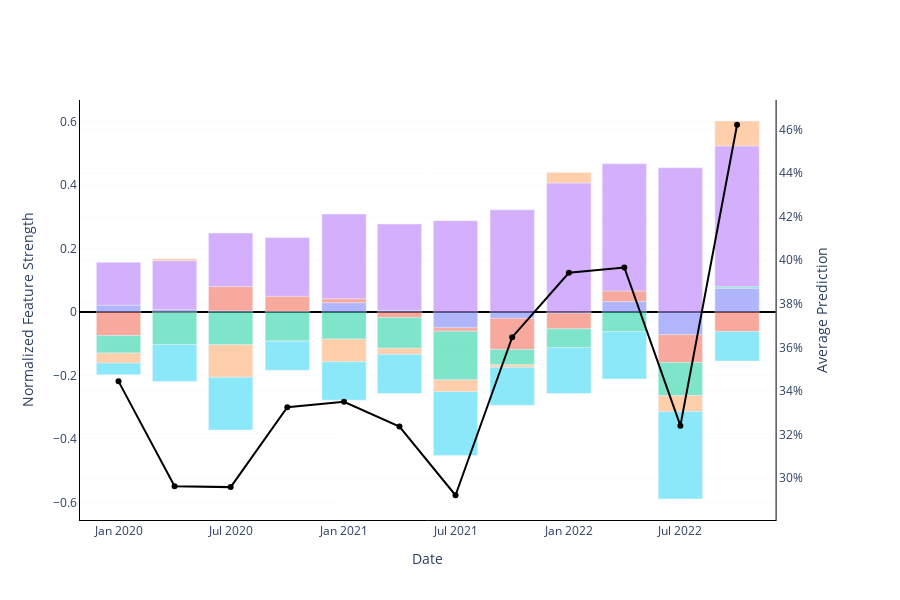

The code cell stored with this chart in its notebook:
### Code cell
# plot predictions and prediction explanations over time
date_col = 'Prediction_Point'
prep_and_plot_pe_over_time(melted, project_id, date_col, freq='QS', showlegend=False, max_features=6, height=600)

### Figure 1 — Plotly figure (JSON) as saved in the notebook; plotly's stock layout.template omitted (floating-point values rounded to 4 significant figures)
{"data": [{"marker": {"color": "Black", "size": 6}, "mode": "lines+markers", "name": "Average Prediction", "type": "scatter", "x": ["2020-01-01T00:00:00", "2020-04-01T00:00:00", "2020-07-01T00:00:00", "2020-10-01T00:00:00", "2021-01-01T00:00:00", "2021-04-01T00:00:00", "2021-07-01T00:00:00", "2021-10-01T00:00:00", "2022-01-01T00:00:00", "2022-04-01T00:00:00", "2022-07-01T00:00:00", "2022-10-01T00:00:00"], "xaxis": "x", "y": [0.3444, 0.2961, 0.2958, 0.3325, 0.335, 0.3236, 0.292, 0.3646, 0.3942, 0.3967, 0.324, 0.4623], "yaxis": "y2"}, {"customdata": [[12, 2.732, "Contract_Duration"], [18, 0.9328, "Contract_Duration"], [24, 0.3518, "Contract_Duration"], [12, 0.2069, "Contract_Duration"], [12, 3.516, "Contract_Duration"], [12, 0.6722, "Contract_Duration"], [24, -5.162, "Contract_Duration"], [24, -2.289, "Contract_Duration"], [24, -0.3733, "Contract_Duration"], [12, 3.632, "Contract_Duration"], [24, -8.992, "Contract_Duration"], [12, 3.426, "Contract_Duration"]], "hoverlabel": {"align": "left", "bgcolor": "white", "font": {"family": "Rockwell", "size": 16}}, "hovertemplate": "<br>Period</b>: %{x}<br>Feature</b>: %{customdata[2]}<br>Strength</b>: %{y: .2}<br>Median Value</b>: %{customdata[0]: .3}<extra></extra>", "marker": {"color": "#636EFA"}, "name": "Contract_Duration", "opacity": 0.5, "type": "bar", "x": ["2020-01-01T00:00:00", "2020-04-01T00:00:00", "2020-07-01T00:00:00", "2020-10-01T00:00:00", "2021-01-01T00:00:00", "2021-04-01T00:00:00", "2021-07-01T00:00:00", "2021-10-01T00:00:00", "2022-01-01T00:00:00", "2022-04-01T00:00:00", "2022-07-01T00:00:00", "2022-10-01T00:00:00"], "y": [0.02135, 0.007905, 0.003449, 0.001898, 0.02906, 0.004979, -0.04964, -0.0199, -0.003246, 0.03272, -0.07137, 0.07448]}, {"customdata": [["Tammi Manns", -9.486, "Customer_Succes_Manager"], ["Chastity Sorenson", -0.1093, "Customer_Succes_Manager"], ["Florine Hamer", 7.813, "Customer_Succes_Manager"], ["Kira Sharpe", 5.172, "Customer_Succes_Manager"], ["Junior Large", 1.536, "Customer_Succes_Manager"], ["Brandie Tam", -2.369, "Customer_Succes_Manager"], ["Tammi Manns", -1.114, "Customer_Succes_Manager"], ["Stevie Prieto", -11.27, "Customer_Succes_Manager"], ["Maura Jeter", -5.715, "Customer_Succes_Manager"], ["Stevie Prieto", 3.733, "Customer_Succes_Manager"], ["Tammi Manns", -11.07, "Customer_Succes_Manager"], ["Gale Newton", -2.821, "Customer_Succes_Manager"]], "hoverlabel": {"align": "left", "bgcolor": "white", "font": {"family": "Rockwell", "size": 16}}, "hovertemplate": "<br>Period</b>: %{x}<br>Feature</b>: %{customdata[2]}<br>Strength</b>: %{y: .2}<br>Most Frequent Value</b>: %{customdata[0]}<extra></extra>", "marker": {"color": "#EF553B"}, "name": "Customer_Succes_Manager", "opacity": 0.5, "type": "bar", "x": ["2020-01-01T00:00:00", "2020-04-01T00:00:00", "2020-07-01T00:00:00", "2020-10-01T00:00:00", "2021-01-01T00:00:00", "2021-04-01T00:00:00", "2021-07-01T00:00:00", "2021-10-01T00:00:00", "2022-01-01T00:00:00", "2022-04-01T00:00:00", "2022-07-01T00:00:00", "2022-10-01T00:00:00"], "y": [-0.07411, -0.0009261, 0.0766, 0.04745, 0.01269, -0.01755, -0.01071, -0.09799, -0.0497, 0.03363, -0.08787, -0.06132]}, {"customdata": [[1, -7.059, "Customers[Products_Purchased] (5 years unique count)"], [2, -11.97, "Customers[Products_Purchased] (5 years unique count)"], [2, -10.52, "Customers[Products_Purchased] (5 years unique count)"], [2, -10.01, "Customers[Products_Purchased] (5 years unique count)"], [2, -10.32, "Customers[Products_Purchased] (5 years unique count)"], [2, -13.03, "Customers[Products_Purchased] (5 years unique count)"], [2, -15.95, "Customers[Products_Purchased] (5 years unique count)"], [1, -5.572, "Customers[Products_Purchased] (5 years unique count)"], [2, -6.793, "Customers[Products_Purchased] (5 years unique count)"], [2, -6.839, "Customers[Products_Purchased] (5 years unique count)"], [2, -13.14, "Customers[Products_Purchased] (5 years unique count)"], [0, 0.2386, "Customers[Products_Purchased] (5 years unique count)"]], "hoverlabel": {"align": "left", "bgcolor": "white", "font": {"family": "Rockwell", "size": 16}}, "hovertemplate": "<br>Period</b>: %{x}<br>Feature</b>: %{customdata[2]}<br>Strength</b>: %{y: .2}<br>Median Value</b>: %{customdata[0]: .3}<extra></extra>", "marker": {"color": "#00CC96"}, "name": "Customers[Products_Purchased] (5 years unique count)", "opacity": 0.5, "type": "bar", "x": ["2020-01-01T00:00:00", "2020-04-01T00:00:00", "2020-07-01T00:00:00", "2020-10-01T00:00:00", "2021-01-01T00:00:00", "2021-04-01T00:00:00", "2021-07-01T00:00:00", "2021-10-01T00:00:00", "2022-01-01T00:00:00", "2022-04-01T00:00:00", "2022-07-01T00:00:00", "2022-10-01T00:00:00"], "y": [-0.05515, -0.1014, -0.1032, -0.09179, -0.08527, -0.09648, -0.1534, -0.04845, -0.05907, -0.06161, -0.1043, 0.005186]}, {"customdata": [[13, 17.38, "Product_Usage (180 days count)"], [12, 18.12, "Product_Usage (180 days count)"], [12, 17.21, "Product_Usage (180 days count)"], [12, 20.21, "Product_Usage (180 days count)"], [11, 32.34, "Product_Usage (180 days count)"], [10, 36.75, "Product_Usage (180 days count)"], [11, 29.94, "Product_Usage (180 days count)"], [10.5, 37.01, "Product_Usage (180 days count)"], [9, 46.75, "Product_Usage (180 days count)"], [9, 44.51, "Product_Usage (180 days count)"], [9, 57.26, "Product_Usage (180 days count)"], [9, 20.41, "Product_Usage (180 days count)"]], "hoverlabel": {"align": "left", "bgcolor": "white", "font": {"family": "Rockwell", "size": 16}}, "hovertemplate": "<br>Period</b>: %{x}<br>Feature</b>: %{customdata[2]}<br>Strength</b>: %{y: .2}<br>Median Value</b>: %{customdata[0]: .3}<extra></extra>", "marker": {"color": "#AB63FA"}, "name": "Product_Usage (180 days count)", "opacity": 0.5, "type": "bar", "x": ["2020-01-01T00:00:00", "2020-04-01T00:00:00", "2020-07-01T00:00:00", "2020-10-01T00:00:00", "2021-01-01T00:00:00", "2021-04-01T00:00:00", "2021-07-01T00:00:00", "2021-10-01T00:00:00", "2022-01-01T00:00:00", "2022-04-01T00:00:00", "2022-07-01T00:00:00", "2022-10-01T00:00:00"], "y": [0.1358, 0.1536, 0.1687, 0.1854, 0.2673, 0.2722, 0.2879, 0.3219, 0.4065, 0.401, 0.4544, 0.4436]}, {"customdata": [["OH", -4.028, "State"], ["NY", 0.7852, "State"], ["IL", -10.46, "State"], ["CA", -0.02315, "State"], ["OH", -8.655, "State"], ["WI", -2.638, "State"], ["CA", -3.877, "State"], ["CA", -0.916, "State"], ["OH", 3.818, "State"], ["TX", -0.02277, "State"], ["MO", -6.338, "State"], ["NY", 3.614, "State"]], "hoverlabel": {"align": "left", "bgcolor": "white", "font": {"family": "Rockwell", "size": 16}}, "hovertemplate": "<br>Period</b>: %{x}<br>Feature</b>: %{customdata[2]}<br>Strength</b>: %{y: .2}<br>Most Frequent Value</b>: %{customdata[0]}<extra></extra>", "marker": {"color": "#FFA15A"}, "name": "State", "opacity": 0.5, "type": "bar", "x": ["2020-01-01T00:00:00", "2020-04-01T00:00:00", "2020-07-01T00:00:00", "2020-10-01T00:00:00", "2021-01-01T00:00:00", "2021-04-01T00:00:00", "2021-07-01T00:00:00", "2021-10-01T00:00:00", "2022-01-01T00:00:00", "2022-04-01T00:00:00", "2022-07-01T00:00:00", "2022-10-01T00:00:00"], "y": [-0.03147, 0.006654, -0.1026, -0.0002124, -0.07153, -0.01954, -0.03728, -0.007966, 0.0332, -0.0002052, -0.0503, 0.07857]}, {"customdata": [[1827, -4.777, "duration(Renewal_Date, Customer_Since_Date)"], [2192, -13.75, "duration(Renewal_Date, Customer_Since_Date)"], [2192, -16.97, "duration(Renewal_Date, Customer_Since_Date)"], [1826, -9.995, "duration(Renewal_Date, Customer_Since_Date)"], [2192, -14.65, "duration(Renewal_Date, Customer_Since_Date)"], [1826, -16.63, "duration(Renewal_Date, Customer_Since_Date)"], [2192, -20.9, "duration(Renewal_Date, Customer_Since_Date)"], [1826, -13.77, "duration(Renewal_Date, Customer_Since_Date)"], [1461, -16.67, "duration(Renewal_Date, Customer_Since_Date)"], [2191, -16.59, "duration(Renewal_Date, Customer_Since_Date)"], [2191, -34.72, "duration(Renewal_Date, Customer_Since_Date)"], [1095, -4.294, "duration(Renewal_Date, Customer_Since_Date)"]], "hoverlabel": {"align": "left", "bgcolor": "white", "font": {"family": "Rockwell", "size": 16}}, "hovertemplate": "<br>Period</b>: %{x}<br>Feature</b>: %{customdata[2]}<br>Strength</b>: %{y: .2}<br>Median Value</b>: %{customdata[0]: .3}<extra></extra>", "marker": {"color": "#19D3F3"}, "name": "duration(Renewal_Date, Customer_Since_Date)", "opacity": 0.5, "type": "bar", "x": ["2020-01-01T00:00:00", "2020-04-01T00:00:00", "2020-07-01T00:00:00", "2020-10-01T00:00:00", "2021-01-01T00:00:00", "2021-04-01T00:00:00", "2021-07-01T00:00:00", "2021-10-01T00:00:00", "2022-01-01T00:00:00", "2022-04-01T00:00:00", "2022-07-01T00:00:00", "2022-10-01T00:00:00"], "y": [-0.03732, -0.1166, -0.1664, -0.0917, -0.1211, -0.1232, -0.201, -0.1198, -0.1449, -0.1495, -0.2755, -0.09334]}], "layout": {"barmode": "relative", "height": 600, "hoverlabel": {"bgcolor": "white", "font": {"family": "Rockwell", "size": 16}, "namelength": -1}, "legend": {"x": 1.1, "xanchor": "left", "y": 1, "yanchor": "top"}, "plot_bgcolor": "rgba(0,0,0,0)", "showlegend": false, "xaxis": {"anchor": "y", "domain": [0, 0.94], "gridcolor": "#7f7f7f", "gridwidth": 1, "linecolor": "black", "linewidth": 1, "showgrid": false, "showline": true, "title": {"text": "Date"}}, "yaxis": {"anchor": "x", "domain": [0, 1], "gridcolor": "lightgray", "gridwidth": 0.1, "linecolor": "black", "linewidth": 1, "showgrid": true, "showline": true, "title": {"text": "Normalized Feature Strength"}, "zeroline": true, "zerolinecolor": "black", "zerolinewidth": 2}, "yaxis2": {"anchor": "x", "gridcolor": "lightgray", "gridwidth": 0.1, "linecolor": "black", "linewidth": 1, "overlaying": "y", "showgrid": true, "showline": true, "side": "right", "tickformat": ",.0%", "title": {"text": "Average Prediction"}, "zeroline": true, "zerolinecolor": "black", "zerolinewidth": 2}}}
